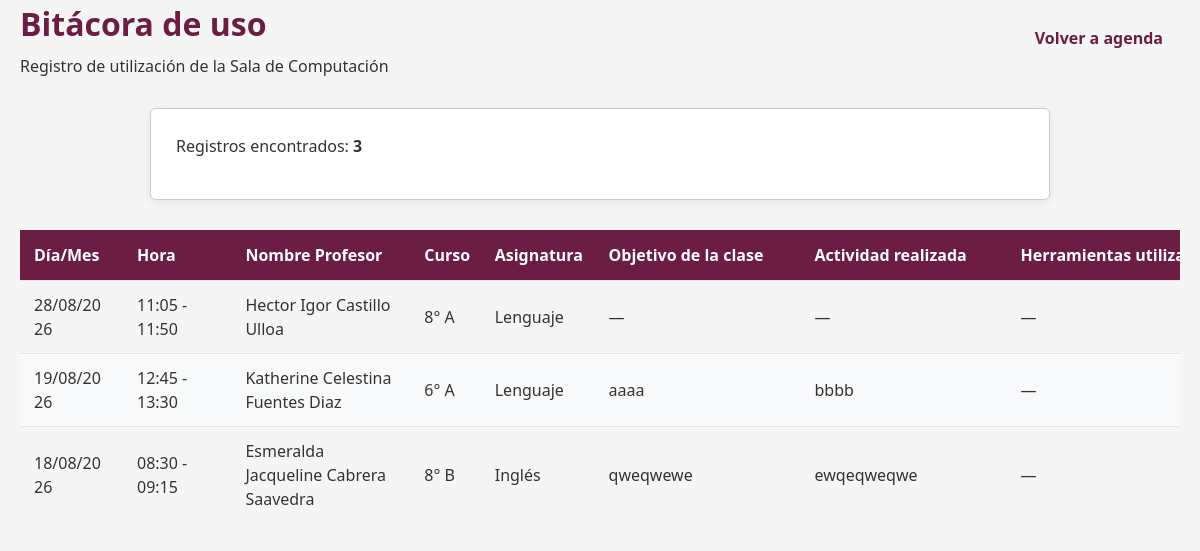
/modules/bitacoras/index.php (signed in), run on an earlier commit of the app's database.
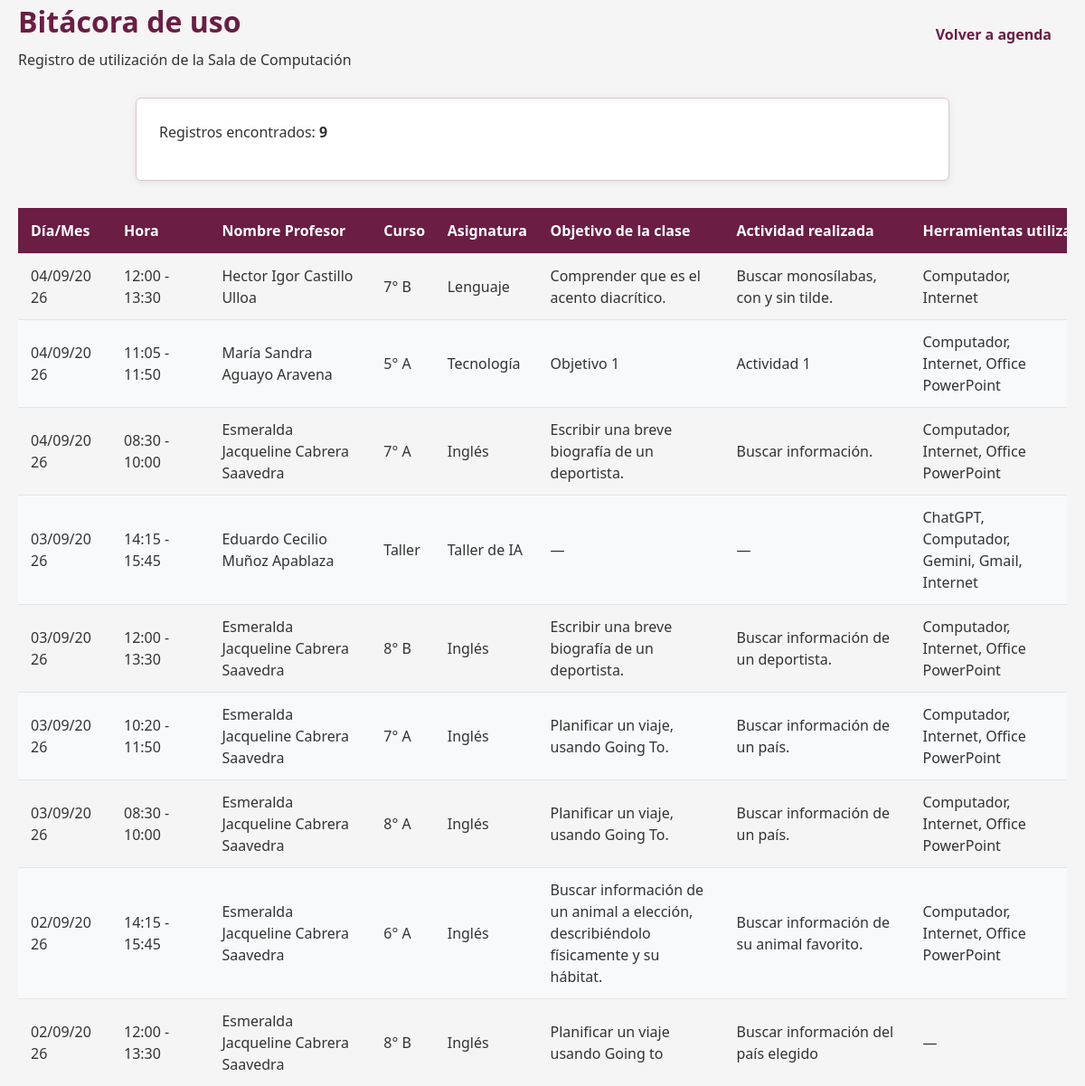
And on a later commit of the database.
### tables this page shows
CREATE TABLE `bitacoras` (
  `id` int(11) NOT NULL,
  `reserva_id` int(11) DEFAULT NULL,
  `objetivo_clase` varchar(150) DEFAULT NULL,
  `actividad` varchar(150) DEFAULT NULL,
  `horario_fijo_ocurrencia_id` int(11) DEFAULT NULL,
  `observaciones` text DEFAULT NULL
);

CREATE TABLE `cursos` (
  `id` int(11) NOT NULL,
  `nombre_curso` varchar(10) NOT NULL DEFAULT '',
  `modalidad` enum('asignatura','taller') DEFAULT 'asignatura'
);

CREATE TABLE `asignaturas` (
  `id` int(11) NOT NULL,
  `asignatura_nombre` varchar(50) NOT NULL,
  `modalidad` enum('asignatura','taller') DEFAULT 'asignatura'
);

### modules/bitacoras/index.php (the view, shortened to what this page needs)
<?php
require_once '../../config/database.php';
function formatearFechaBitacora(string $fecha): string
{
    $fechaObj = DateTime::createFromFormat(
        'Y-m-d',
        $fecha
    );
    return $fechaObj->format('d/m/Y');
}
function obtenerHorarioBitacora(
    string $fecha,
    string $horaInicio,
    string $horaTermino,
    string $tipo
): string {
    $inicio = new DateTime(
        $fecha . ' ' . $horaInicio
    );
    $termino = new DateTime(
        $fecha . ' ' . $horaTermino
    );
    $duracion =
        $termino->getTimestamp()
        - $inicio->getTimestamp();
    $media = clone $inicio;
    $media->modify(
        '+' . ($duracion / 2) . ' seconds'
    );
    switch ($tipo) {
        case 'sub1':
            return
                $inicio->format('H:i')
                . ' - '
                . $media->format('H:i');
        case 'sub2':
            return
                $media->format('H:i')
                . ' - '
                . $termino->format('H:i');
        case 'completo':
        default:
            return
                $inicio->format('H:i')
                . ' - '
                . $termino->format('H:i');
    }
}
$registros = [];
$resultado = $conexion->query($sql);
if ($resultado) {
    while ($fila = $resultado->fetch_assoc()) {
        $registros[] = $fila;
    }
}
$totalRegistros = count($registros);
?>
<!DOCTYPE html>
<html lang="es">
<head>
    <link
        rel="stylesheet"
        href="../../assets/css/estilos.css">
    <link
        rel="stylesheet"
        href="../../assets/css/botones.css">
    <link
        rel="stylesheet"
        href="../../assets/css/formularios.css">
    <link
        rel="stylesheet"
        href="../../assets/css/tablas.css">
    <link
        rel="stylesheet"
        href="../../assets/css/reservas.css">
    <link
        rel="stylesheet"
        href="../../assets/css/bitacora.css">
</head>
<body>
    <div class="contenedor contenedor-bitacora">
        <div class="encabezado-pagina">
            <div>
                <h1>
                    Bitácora de uso
                </h1>
                <p>
                    Registro de utilización de la Sala de Computación
                </p>
            </div>
            <div>
                <a
                    href="../reservas/agenda.php"
                    class="btn btn-secondary">
                    Volver a agenda
                </a>
            </div>
        </div>
        <div class="panel">
            <p>
                Registros encontrados:
                <strong>
                    <?= $totalRegistros ?>
                </strong>
            </p>
        </div>
        <div class="tabla-bitacora-contenedor">
            <table class="tabla tabla-bitacora">
                <thead>
                    <tr>
                        <th>
                            Día/Mes
                        </th>
                        <th>
                            Hora
                        </th>
                        <th>
                            Nombre Profesor
                        </th>
                        <th>
                            Curso
                        </th>
                        <th>
                            Asignatura
                        </th>
                        <th>
                            Objetivo de la clase
                        </th>
                        <th>
                            Actividad realizada
                        </th>
                        <th>
                            Herramientas utilizadas
                        </th>
                    </tr>
                </thead>
                <tbody>
                    <?php if (empty($registros)): ?>
                        <tr>
                            <td
                                colspan="8"
                                style="text-align: center;">
                                No existen registros en la bitácora.
                            </td>
                        </tr>
                    <?php else: ?>
                        <?php foreach ($registros as $registro): ?>
                            <?php
                            $fecha =
                                formatearFechaBitacora(
                                    $registro['fecha'] ?? ''
                                );
                            $hora =
                                obtenerHorarioBitacora(
                                    $registro['fecha'] ?? '',
                                    $registro['hora_inicio'] ?? '',
                                    $registro['hora_termino'] ?? '',
                                    $registro['tipo_uso'] ?? 'completo'
                                );
                            $objetivo =
                                trim(
                                    $registro['objetivo_clase'] ?? ''
                                );
                            $actividad =
                                trim(
                                    $registro['actividad'] ?? ''
                                );
                            $recursos =
                                trim(
                                    $registro['nombres_recursos'] ?? ''
                                );
                            ?>
                            <tr>
                                <td>
                                    <?= htmlspecialchars($fecha) ?>
                                </td>
                                <td>
                                    <?= htmlspecialchars($hora) ?>
                                </td>
                                <td>
                                    <?= htmlspecialchars(
                                        $registro['docente'] ?? ''
                                    ) ?>
                                </td>
                                <td>
                                    <?= htmlspecialchars(
                                        $registro['curso'] ?? ''
                                    ) ?>
                                </td>
                                <td>
                                    <?= htmlspecialchars(
                                        $registro['asignatura'] ?? ''
                                    ) ?>
                                </td>
                                <td>
                                    <?= htmlspecialchars(
                                        $objetivo !== ''
                                            ? $objetivo
                                            : '—'
                                    ) ?>
                                </td>
                                <td>
                                    <?= htmlspecialchars(
                                        $actividad !== ''
                                            ? $actividad
                                            : '—'
                                    ) ?>
                                </td>
                                <td>
                                    <?= htmlspecialchars(
                                        $recursos !== ''
                                            ? $recursos
                                            : '—'
                                    ) ?>
                                </td>
                            </tr>
                        <?php endforeach; ?>
                    <?php endif; ?>
                </tbody>
            </table>
        </div>
    </div>
</body>
</html>

### assets/css/estilos.css (style rules this page uses)
:root { --color-primario: #6b1d44; --color-primario-hover: #5b1739; --color-primario-original: #4e0227; --color-exito: #198754; --color-exito-hover: #157347; --color-advertencia: #ffc107; --color-advertencia-hover: #e0a800; --color-error: #dc3545; --color-error-hover: #bb2d3b; --color-fondo: #ffffff; --color-fondo-secundario: #f5f5f5; --color-fondo-neutro: #eeeeee; --color-texto: #333333; --color-texto-secundario: #666666; --color-borde: #d9c5cf; --radio-borde: 6px; --ancho-formulario: 700px; --btn-padding-y: 8px; --btn-padding-x: 16px; --btn-transicion: .2s ease; --sombra-focus: 0 0 5px rgba(107, 29, 68, 0.25); }
* { margin: 0; padding: 0; box-sizing: border-box; }
html { font-size: 16px; }
body { font-family: "Segoe UI", Tahoma, Geneva, Verdana, sans-serif; font-size: 1rem; line-height: 1.5; color: var(--color-texto); background-color: var(--color-fondo-secundario); }
h1, h2, h3, h4, h5, h6 { color: var(--color-primario); font-weight: 600; }
p { margin-bottom: 1rem; }
a { color: var(--color-primario); text-decoration: none; transition: color 0.2s ease; }
.contenedor { width: 90%; max-width: 1200px; margin: 0 auto; }
.panel { max-width: 900px; margin: 30px auto; padding: 25px; background: #ffffff; border: 1px solid var(--color-borde); border-radius: var(--radio-borde); box-shadow: 0 2px 8px rgba(0, 0, 0, .08); }
.encabezado-pagina { display: flex; justify-content: space-between; align-items: center; gap: 20px; margin-bottom: 20px; }
.encabezado-pagina h1 { margin: 0; }
.encabezado-pagina p { margin: 6px 0 0; }

### assets/css/botones.css (style rules this page uses)
.btn { display: inline-flex; align-items: center; justify-content: center; padding: 8px 16px; font-family: inherit; font-size: inherit; line-height: 1.2; font-weight: 600; text-decoration: none; white-space: nowrap; cursor: pointer; border: 1px solid transparent; border-radius: var(--radio-borde); box-sizing: border-box; transition: background-color 0.2s ease, border-color 0.2s ease, color 0.2s ease, box-shadow 0.2s ease; }

### assets/css/tablas.css (style rules this page uses)
.tabla { width: 100%; min-width: 1400px; border-collapse: collapse; }
.tabla thead th { padding: 13px 14px; background-color: var(--color-primario); color: #fff; font-weight: 600; text-align: left; white-space: nowrap; }
.tabla tbody td { padding: 12px 14px; border-top: 1px solid #e5e5e5; color: var(--color-texto); vertical-align: middle; }
.tabla tbody tr:nth-child(even) { background-color: #f8f9fa; }

### assets/css/bitacora.css (style rules this page uses)
.tabla-bitacora-contenedor { width: 100%; overflow-x: auto; overflow-y: visible; }
.tabla-bitacora { width: 100%; min-width: 1050px; border-collapse: collapse; table-layout: fixed; }
.tabla-bitacora th, .tabla-bitacora td { padding: 10px 12px; vertical-align: top; }
.tabla-bitacora th { white-space: nowrap; }
.tabla-bitacora th:nth-child(1), .tabla-bitacora td:nth-child(1) { width: 95px; }
.tabla-bitacora th:nth-child(2), .tabla-bitacora td:nth-child(2) { width: 100px; }
.tabla-bitacora th:nth-child(3), .tabla-bitacora td:nth-child(3) { width: 165px; }
.tabla-bitacora th:nth-child(4), .tabla-bitacora td:nth-child(4) { width: 65px; }
.tabla-bitacora th:nth-child(5), .tabla-bitacora td:nth-child(5) { width: 105px; }
.tabla-bitacora th:nth-child(6), .tabla-bitacora td:nth-child(6) { width: 190px; }
.tabla-bitacora th:nth-child(7), .tabla-bitacora td:nth-child(7) { width: 190px; }
.tabla-bitacora th:nth-child(8), .tabla-bitacora td:nth-child(8) { width: 160px; }
.tabla-bitacora td { overflow-wrap: break-word; word-break: normal; }
.contenedor-bitacora { width: calc(100% - 40px); max-width: 1500px; margin-left: auto; margin-right: auto; }

What changed in the data, as far as the page shows it:
removed bitacoras: fecha "28/08/2026", hora "11:05 - 11:50", docente "Hector Igor Castillo Ulloa", cursos.nombre_curso "8° A", asignaturas.asignatura_nombre "Lenguaje", objetivo "—", actividad "—", recursos "—"
removed bitacoras: fecha "19/08/2026", hora "12:45 - 13:30", docente "Katherine Celestina Fuentes Diaz", cursos.nombre_curso "6° A", asignaturas.asignatura_nombre "Lenguaje", objetivo "aaaa", actividad "bbbb", recursos "—"
removed bitacoras: fecha "18/08/2026", hora "08:30 - 09:15", docente "Esmeralda Jacqueline Cabrera Saavedra", cursos.nombre_curso "8° B", asignaturas.asignatura_nombre "Inglés", objetivo "qweqwewe", actividad "ewqeqweqwe", recursos "—"
added bitacoras: fecha "04/09/2026", hora "12:00 - 13:30", docente "Hector Igor Castillo Ulloa", cursos.nombre_curso "7° B", asignaturas.asignatura_nombre "Lenguaje", objetivo "Comprender que es el acento diacrítico.", actividad "Buscar monosílabas, con y sin tilde.", recursos "Computador, Internet"
added bitacoras: fecha "04/09/2026", hora "11:05 - 11:50", docente "María Sandra Aguayo Aravena", cursos.nombre_curso "5° A", asignaturas.asignatura_nombre "Tecnología", objetivo "Objetivo 1", actividad "Actividad 1", recursos "Computador, Internet, Office PowerPoint"
added bitacoras: fecha "04/09/2026", hora "08:30 - 10:00", docente "Esmeralda Jacqueline Cabrera Saavedra", cursos.nombre_curso "7° A", asignaturas.asignatura_nombre "Inglés", objetivo "Escribir una breve biografía de un deportista.", actividad "Buscar información.", recursos "Computador, Internet, Office PowerPoint"
added bitacoras: fecha "03/09/2026", hora "14:15 - 15:45", docente "Eduardo Cecilio Muñoz Apablaza", cursos.nombre_curso "Taller", asignaturas.asignatura_nombre "Taller de IA", objetivo "—", actividad "—", recursos "ChatGPT, Computador, Gemini, Gmail, Internet"
added bitacoras: fecha "03/09/2026", hora "12:00 - 13:30", docente "Esmeralda Jacqueline Cabrera Saavedra", cursos.nombre_curso "8° B", asignaturas.asignatura_nombre "Inglés", objetivo "Escribir una breve biografía de un deportista.", actividad "Buscar información de un deportista.", recursos "Computador, Internet, Office PowerPoint"
added bitacoras: fecha "03/09/2026", hora "10:20 - 11:50", docente "Esmeralda Jacqueline Cabrera Saavedra", cursos.nombre_curso "7° A", asignaturas.asignatura_nombre "Inglés", objetivo "Planificar un viaje, usando Going To.", actividad "Buscar información de un país.", recursos "Computador, Internet, Office PowerPoint"
added bitacoras: fecha "03/09/2026", hora "08:30 - 10:00", docente "Esmeralda Jacqueline Cabrera Saavedra", cursos.nombre_curso "8° A", asignaturas.asignatura_nombre "Inglés", objetivo "Planificar un viaje, usando Going To.", actividad "Buscar información de un país.", recursos "Computador, Internet, Office PowerPoint"
added bitacoras: fecha "02/09/2026", hora "14:15 - 15:45", docente "Esmeralda Jacqueline Cabrera Saavedra", cursos.nombre_curso "6° A", asignaturas.asignatura_nombre "Inglés", objetivo "Buscar información de un animal a elección, describiéndolo físicamente y su hábitat.", actividad "Buscar información de su animal favorito.", recursos "Computador, Internet, Office PowerPoint"
added bitacoras: fecha "02/09/2026", hora "12:00 - 13:30", docente "Esmeralda Jacqueline Cabrera Saavedra", cursos.nombre_curso "8° B", asignaturas.asignatura_nombre "Inglés", objetivo "Planificar un viaje usando Going to", actividad "Buscar información del país elegido", recursos "—"
Also different on the page:
$totalRegistros: "3" → "9"
